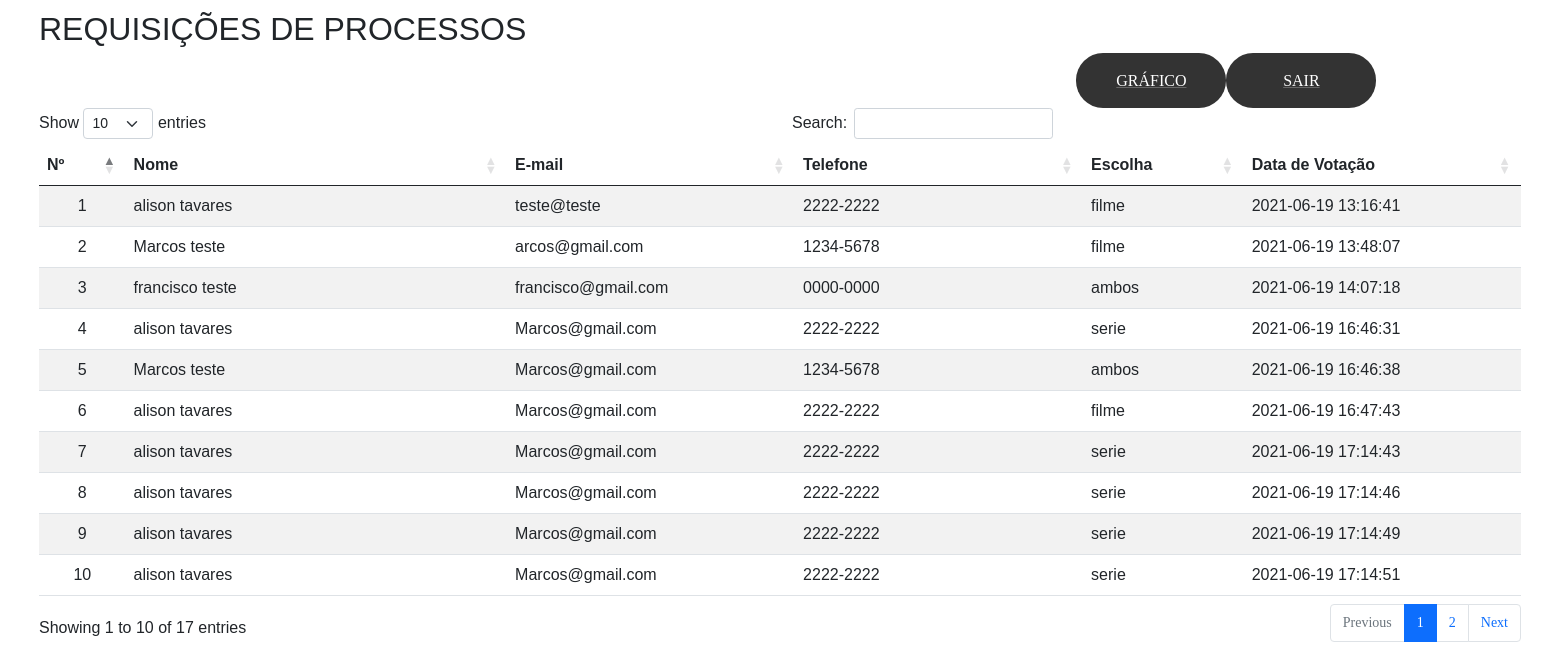
The app's page /Views/admin/index.php (signed in) with its own data.
### tables this page shows
CREATE TABLE `votacao` (
  `id` int(11) NOT NULL,
  `nmUser` varchar(50) NOT NULL,
  `emailUser` varchar(50) NOT NULL,
  `telefone` varchar(20) NOT NULL,
  `escolha` enum('filme','serie','ambos') NOT NULL,
  `dtVotacao` timestamp NOT NULL DEFAULT current_timestamp()
);

### Model/tabelaVot.php (the view, shortened to what this page needs)
<?php
include_once("pdo.php");
function tabelaVot()
{
    global $pdo;
    $data = $pdo->query("SELECT * FROM votacao;")->fetchAll();;
    foreach ($data as $row) {
        $status = $row["escolha"];
        echo ('<tr style="text-align: left;">
        <td style="text-align: center;">' . $row['id'] . '</td>
        <td>' . $row['nmUser'] . '</td>
        <td>' . $row['emailUser'] . '</td>
        <td>' . $row['telefone'] . '</td>
        <td>' . $status . '</td>
        <td>' . $row['dtVotacao'] . '</td>');
    }
}

### Views/admin/index.php (shortened to what this page needs)
<?php
require('../../Model/tabelaVot.php');
?>
<!DOCTYPE html>
<head>
    <link rel="stylesheet" href="https://cdnjs.cloudflare.com/ajax/libs/twitter-bootstrap/5.0.1/css/bootstrap.min.css">
    <link rel="stylesheet" href="https://cdn.datatables.net/1.10.25/css/dataTables.bootstrap5.min.css">
    <link rel="stylesheet" type="text/css" href="../../estilo/css/util.css">
    <link rel="stylesheet" type="text/css" href="../../estilo/css/main.css">
</head>
<body>
    <div style="margin-left: auto; margin-right: auto; width: 95%;">
        <h2 style="align-content: center; margin-top: 10px;">REQUISIÇÕES DE PROCESSOS</h2>
        <div style="margin-left: 70%; margin-top: 5px;" class="container-login100-form-btn">
            <a href="./CalVotacao.php"><button class="login100-form-btn">
                    GRÁFICO
                </button></a>
            <a href="../sair.php"><button class="login100-form-btn">
                    SAIR
                </button>
            </a>
        </div>
        <table id="example" class="table table-striped" style="width:100%">
            <thead>
                <tr style="text-align: left;">
                    <th>Nº</th>
                    <th>Nome</th>
                    <th>E-mail</th>
                    <th>Telefone</th>
                    <th>Escolha</th>
                    <th>Data de Votação</th>
                </tr>
            </thead>
            <tbody>
                <?php echo (tabelaVot()); ?>
        </table>
    </div>
</body>
</html>

### estilo/css/main.css (style rules this page uses)
* { margin: 0px; padding: 0px; box-sizing: border-box; }
body, html { height: 100%; font-family: Raleway-Regular, sans-serif; }
a { font-family: Raleway-Regular; font-size: 14px; line-height: 1.7; color: #666666; margin: 0px; transition: all 0.4s; -webkit-transition: all 0.4s; -o-transition: all 0.4s; -moz-transition: all 0.4s; }
h1,h2,h3,h4,h5,h6 { margin: 0px; }
button { outline: none !important; border: none; background: transparent; }
.container-login100-form-btn { width: 100%; display: -webkit-box; display: -webkit-flex; display: -moz-box; display: -ms-flexbox; display: flex; flex-wrap: wrap; }
.login100-form-btn { font-family: Raleway-Bold; font-size: 16px; color: #fff; line-height: 1.2; display: -webkit-box; display: -webkit-flex; display: -moz-box; display: -ms-flexbox; display: flex; justify-content: center; align-items: center; padding: 0 20px; min-width: 150px; height: 55px; background-color: #333333; border-radius: 27px; -webkit-transition: all 0.4s; -o-transition: all 0.4s; -moz-transition: all 0.4s; transition: all 0.4s; }

### records on screen
votacao: id "1", nmUser "alison tavares", emailUser "teste@teste", telefone "2222-2222", escolha "filme", dtVotacao "2021-06-19 13:16:41"
votacao: id "2", nmUser "Marcos teste", emailUser "arcos@gmail.com", telefone "1234-5678", escolha "filme", dtVotacao "2021-06-19 13:48:07"
votacao: id "3", nmUser "francisco teste", emailUser "francisco@gmail.com", telefone "0000-0000", escolha "ambos", dtVotacao "2021-06-19 14:07:18"
votacao: id "4", nmUser "alison tavares", emailUser "Marcos@gmail.com", telefone "2222-2222", escolha "serie", dtVotacao "2021-06-19 16:46:31"
votacao: id "5", nmUser "Marcos teste", emailUser "Marcos@gmail.com", telefone "1234-5678", escolha "ambos", dtVotacao "2021-06-19 16:46:38"
votacao: id "6", nmUser "alison tavares", emailUser "Marcos@gmail.com", telefone "2222-2222", escolha "filme", dtVotacao "2021-06-19 16:47:43"
votacao: id "7", nmUser "alison tavares", emailUser "Marcos@gmail.com", telefone "2222-2222", escolha "serie", dtVotacao "2021-06-19 17:14:43"
votacao: id "8", nmUser "alison tavares", emailUser "Marcos@gmail.com", telefone "2222-2222", escolha "serie", dtVotacao "2021-06-19 17:14:46"
votacao: id "9", nmUser "alison tavares", emailUser "Marcos@gmail.com", telefone "2222-2222", escolha "serie", dtVotacao "2021-06-19 17:14:49"
votacao: id "10", nmUser "alison tavares", emailUser "Marcos@gmail.com", telefone "2222-2222", escolha "serie", dtVotacao "2021-06-19 17:14:51"
